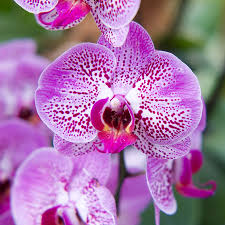
#> input picture Vision Artificial/Actividad en clase 3/Imagenes/Orquideas.jpg, 225 x 225 px, found by its file name
$ python BlurFilter.py
#> lines starting #> are read from the running program, lines starting #| are printed output that depends on the picture
import cv2
import matplotlib.pyplot as plt

# Cargar la imagen
image = cv2.imread('Actividad en clase 3/Imagenes/Orquideas.jpg')
#> image is the input picture: shape (225, 225, 3); mean B, G, R 165.4, 116.5, 165.5

# Aplicar el filtro de desenfoque
blurred_image = cv2.blur(image, (50, 50))
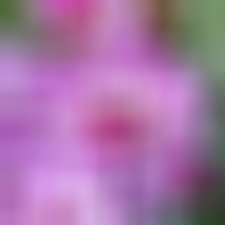
#> blurred_image: shape (225, 225, 3); mean B, G, R 165.7, 116.6, 165.7

plt.title('Desenfoque')
plt.imshow(blurred_image)
plt.axis('off')  # Ocultar los ejes
plt.show()

# Guardar la imagen filtrada
cv2.imwrite('Actividad en clase 3/Imagenes/imagen_desenfocada.jpg', blurred_image)
